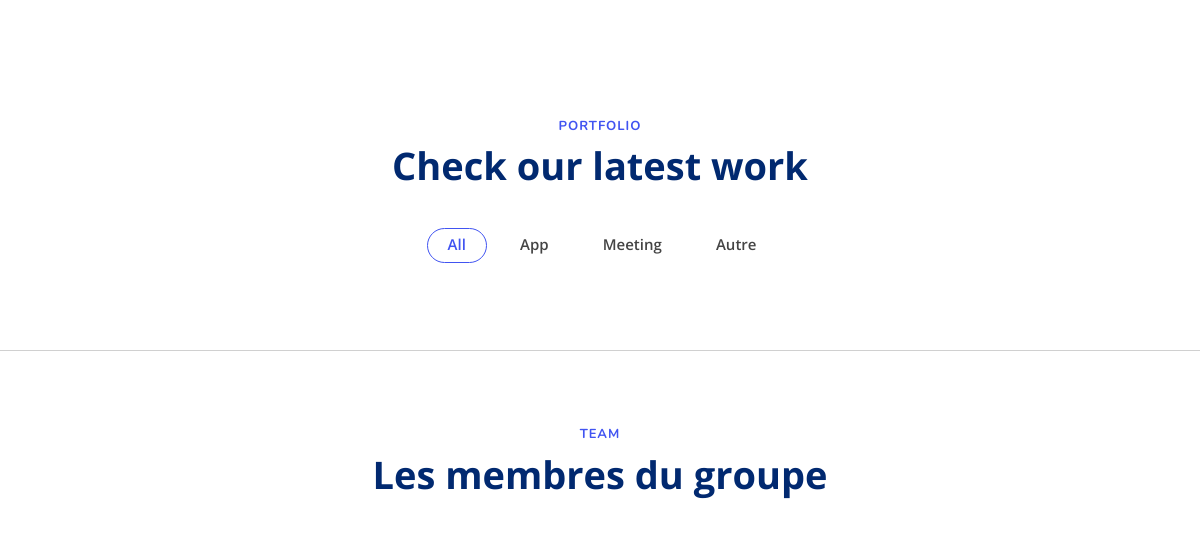
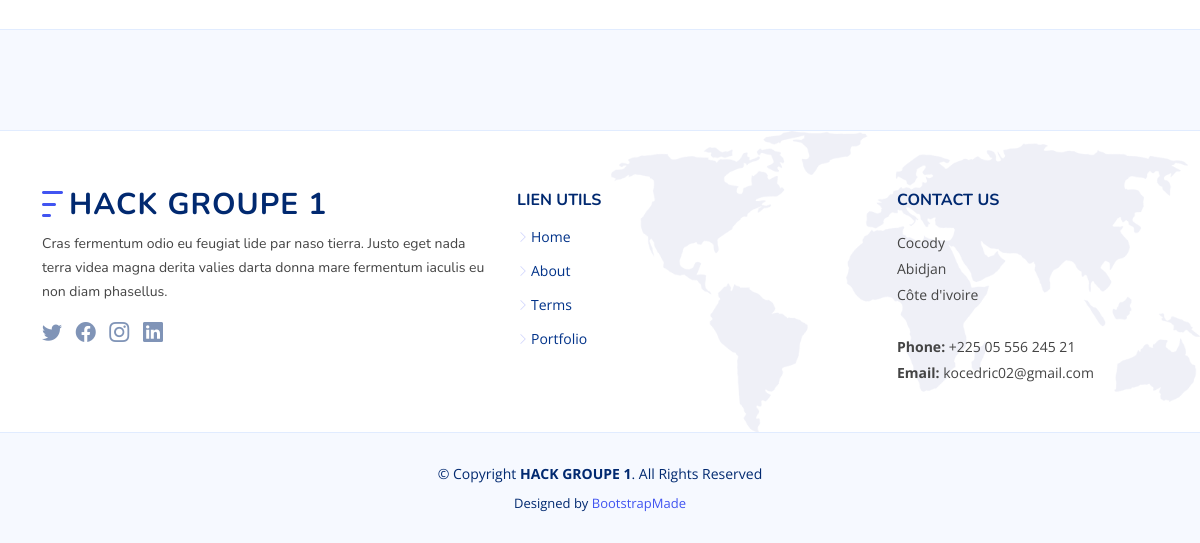
Before: / (lower part) with the older database file (2 pictures, top to bottom).
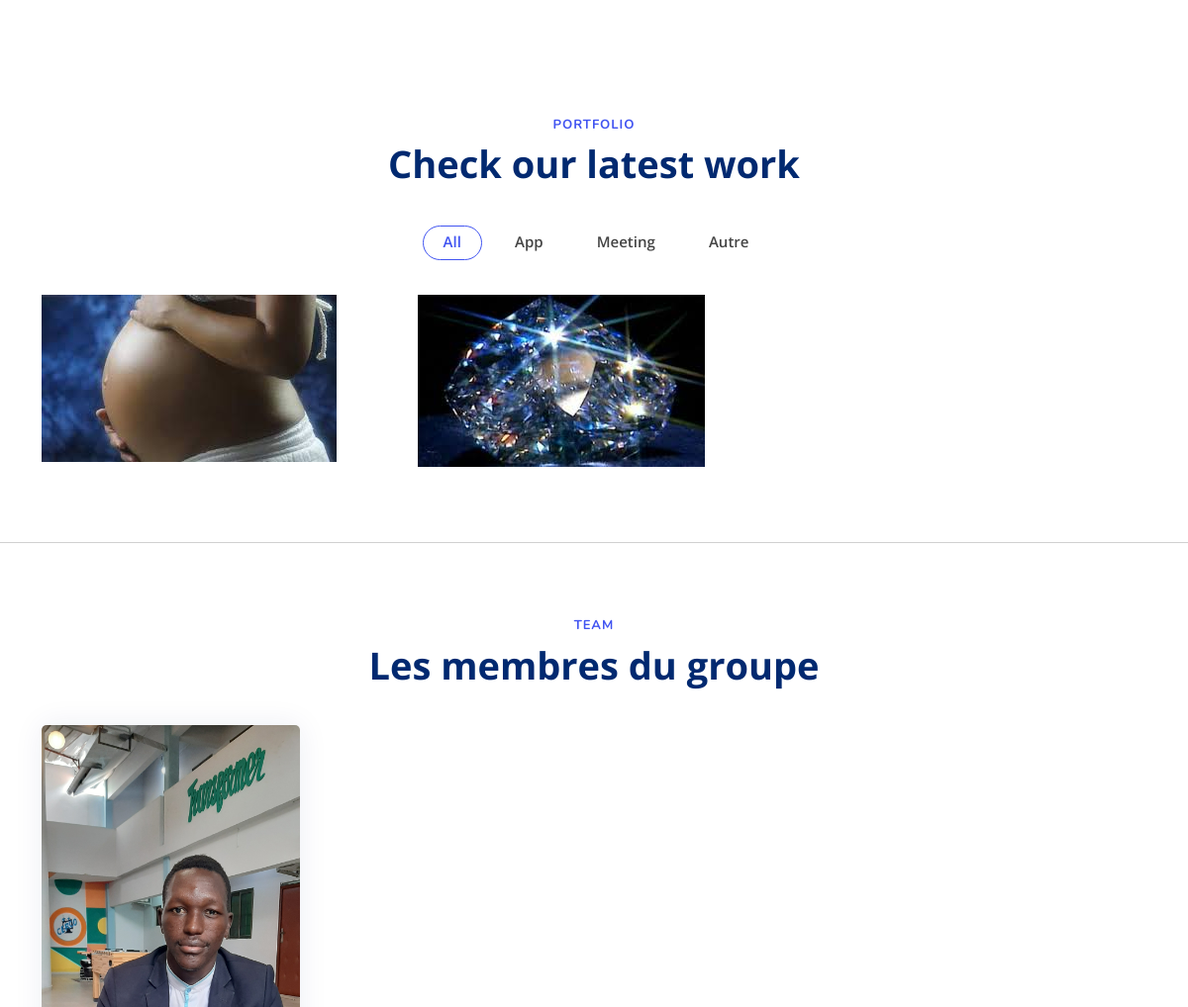
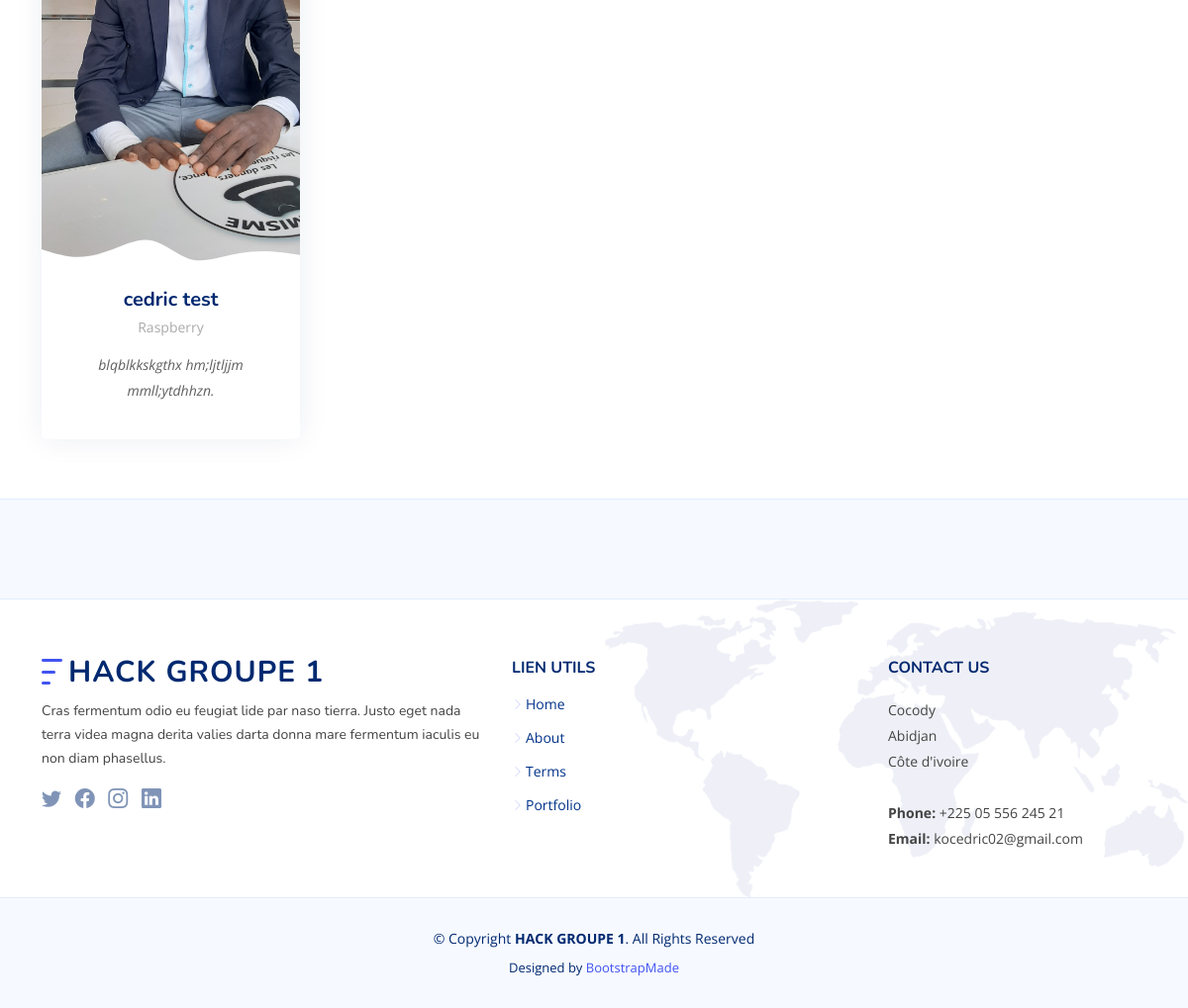
After: the same page with the newer database file (2 pictures, top to bottom).
### main/models.py (models this page shows, shortened)
class Portfolio(models.Model):
	GALERIE = (
	    ('A', 'App'),
	    ('M', 'Meeting'),
	    ('O', 'Autre'),
	)
	galerie = models.CharField(max_length=1, choices=GALERIE)
	title = models.CharField('Titre', max_length=80, unique=True)
	date = models.DateField()
	image = models.ImageField(upload_to='images', null=True, blank=True)
	description = models.TextField(blank=True, null=True)
	class Meta:
	    verbose_name = "Galerie"

class Presentation(models.Model):
	name = models.CharField('Nom', max_length=255, unique=True)
	role = models.CharField(max_length=255, unique=False)
	image = models.ImageField(upload_to='images', null=True, blank=True)
	description = models.TextField(blank=True, null=True)
	twitter_link = models.TextField("Lien vers votre page twitter", null=True, blank=True)
	facebook_link = models.TextField("Lien vers votre page facebook", null=True, blank=True)
	instagram_link = models.TextField("Lien vers votre page instagram", null=True, blank=True)
	linkedin_link = models.TextField("Lien vers votre page linkedin", null=True, blank=True)
	class Meta:
	    verbose_name = "Presentation"

### main/views.py (the view)
# urls.py: path('', views.home, name='home'),
def home(request):
    portfolios = Portfolio.objects.all()
    presentations = Presentation.objects.all()
    context = {'portfolios': portfolios, 'presentations': presentations}
    return render(request, 'main/index.html', context)

### templates/main/index.html (shortened to what this page needs)
{% extends 'base.html' %}
{% block main %}
  <main id="main">
    <section id="faq" class="faq">
    </section>
    <section id="portfolio" class="portfolio">
      <div class="container" data-aos="fade-up">
        <header class="section-header">
          <h2>Portfolio</h2>
          <p>Check our latest work</p>
        </header>
        <div class="row" data-aos="fade-up" data-aos-delay="100">
          <div class="col-lg-12 d-flex justify-content-center">
            <ul id="portfolio-flters">
              <li data-filter="*" class="filter-active">All</li>
              <li data-filter=".filter-app">App</li>
              <li data-filter=".filter-card">Meeting</li>
              <li data-filter=".filter-web">Autre</li>
            </ul>
          </div>
        </div>
        <div class="row gy-4 portfolio-container" data-aos="fade-up" data-aos-delay="200">
          {% for portfolio in portfolios %}
            {% if portfolio.galerie == 'A' %}
              <div class="col-lg-4 col-md-6 portfolio-item filter-app">
            {% elif portfolio.galerie == 'M' %}
              <div class="col-lg-4 col-md-6 portfolio-item filter-card">
            {% else %}
              <div class="col-lg-4 col-md-6 portfolio-item filter-web">
            {% endif %}
            <div class="portfolio-wrap">
              <img src="{{ portfolio.image.url }}" class="img-fluid" alt="">
            </div>
          </div>
          {% endfor %}
      </div>
    </section>
    <hr>
    <section id="team" class="team">
      <div class="container" data-aos="fade-up">
        <header class="section-header">
          <h2>Team</h2>
          <p>Les membres du groupe</p>
        </header>
        <div class="row gy-4">
          {% for presentation in presentations %}
          <div class="col-lg-3 col-md-6 d-flex align-items-stretch" data-aos="fade-up" data-aos-delay="100">
            <div class="member">
              <div class="member-img">
                <img src="{{ presentation.image.url }}" class="img-fluid" alt="">
              </div>
              <div class="member-info">
                <h4>{{ presentation.name }}</h4>
                <span>{{ presentation.role }}</span>
                <p>{{ presentation.description }}.</p>
              </div>
            </div>
          </div>
          {% endfor %}
      </div>
    </section>
  </main>
{% endblock main %}

### templates/base.html (shortened to what this page needs)
<!DOCTYPE html>
<html lang="fr">
{% load static %}
<head>
  <link href="{% static 'assets/vendor/bootstrap/css/bootstrap.min.css' %}" rel="stylesheet">
  <link href="{% static 'assets/vendor/bootstrap-icons/bootstrap-icons.css' %}" rel="stylesheet">
  <link href="{% static 'assets/vendor/aos/aos.css' %}" rel="stylesheet">
  <link href="{% static 'assets/vendor/remixicon/remixicon.css' %}" rel="stylesheet">
  <link href="{% static 'assets/vendor/swiper/swiper-bundle.min.css' %}" rel="stylesheet">
  <link href="{% static 'assets/vendor/glightbox/css/glightbox.min.css' %}" rel="stylesheet">
  <link href="{% static 'assets/css/style.css' %}" rel="stylesheet">
</head>
<body>
{% block main %}
{% endblock main %}
  <footer id="footer" class="footer">
    <div class="footer-newsletter">
    </div>
    <div class="footer-top">
      <div class="container">
        <div class="row gy-4">
          <div class="col-lg-5 col-md-12 footer-info">
            <a href="index.html" class="logo d-flex align-items-center">
              <img src="assets/img/logo.png" alt="">
              <span>HACK GROUPE 1</span>
            </a>
            <p>Cras fermentum odio eu feugiat lide par naso tierra. Justo eget nada terra videa magna derita valies darta donna mare fermentum iaculis eu non diam phasellus.</p>
            <div class="social-links mt-3">
              <a href="#" class="twitter"><i class="bi bi-twitter"></i></a>
              <a href="#" class="facebook"><i class="bi bi-facebook"></i></a>
              <a href="#" class="instagram"><i class="bi bi-instagram bx bxl-instagram"></i></a>
              <a href="#" class="linkedin"><i class="bi bi-linkedin bx bxl-linkedin"></i></a>
            </div>
          </div>
          <div class="col-lg-2 col-6 footer-links">
            <h4>Lien Utils</h4>
            <ul>
              <li><i class="bi bi-chevron-right"></i> <a href="#hero">Home</a></li>
              <li><i class="bi bi-chevron-right"></i> <a href="#about">About</a></li>
              <li><i class="bi bi-chevron-right"></i> <a href="#team">Terms</a></li>
              <li><i class="bi bi-chevron-right"></i> <a href="#portfolio">Portfolio</a></li>
            </ul>
          </div>
          <div class="col-lg-2 col-6 footer-links">
          </div>
          <div class="col-lg-3 col-md-12 footer-contact text-center text-md-start">
            <h4>Contact Us</h4>
            <p>
              Cocody <br>
              Abidjan<br>
              Côte d'ivoire <br><br>
              <strong>Phone:</strong> +225 05 556 245 21<br>
              <strong>Email:</strong> kocedric02@gmail.com<br>
            </p>
          </div>
        </div>
      </div>
    </div>
    <div class="container">
      <div class="copyright">
        &copy; Copyright <strong><span>HACK GROUPE 1</span></strong>. All Rights Reserved
      </div>
      <div class="credits">
        Designed by <a href="https://bootstrapmade.com/">BootstrapMade</a>
      </div>
    </div>
  </footer>
</body>
</html>

### static/assets/css/style.css (style rules this page uses)
:root { scroll-behavior: smooth; }
body { font-family: "Open Sans", sans-serif; color: #444444; }
a { color: #4154f1; text-decoration: none; }
h1, h2, h3, h4, h5, h6 { font-family: "Nunito", sans-serif; }
section { padding: 60px 0; overflow: hidden; }
.section-header { text-align: center; padding-bottom: 40px; }
.section-header h2 { font-size: 13px; letter-spacing: 1px; font-weight: 700; margin: 0; color: #4154f1; text-transform: uppercase; }
.section-header p { margin: 10px 0 0 0; padding: 0; font-size: 38px; line-height: 42px; font-weight: 700; color: #012970; }
.portfolio #portfolio-flters { padding: 0; margin: 0 auto 25px auto; list-style: none; text-align: center; background: white; border-radius: 50px; padding: 2px 15px; }
.portfolio #portfolio-flters li { cursor: pointer; display: inline-block; padding: 8px 20px 10px 20px; font-size: 15px; font-weight: 600; line-height: 1; color: #444444; margin: 0 4px 8px 4px; transition: 0.3s; border-radius: 50px; border: 1px solid #fff; }
.portfolio #portfolio-flters li:hover, .portfolio #portfolio-flters li.filter-active { color: #4154f1; border-color: #4154f1; }
.portfolio #portfolio-flters li:last-child { margin-right: 0; }
.portfolio .portfolio-wrap { transition: 0.3s; position: relative; overflow: hidden; z-index: 1; background: rgba(255, 255, 255, 0.75); }
.portfolio .portfolio-wrap::before { content: ""; background: rgba(255, 255, 255, 0.75); position: absolute; left: 30px; right: 30px; top: 30px; bottom: 30px; transition: all ease-in-out 0.3s; z-index: 2; opacity: 0; }
.portfolio .portfolio-wrap img { transition: 1s; }
.team { background: #fff; padding: 60px 0; }
.team .member { overflow: hidden; text-align: center; border-radius: 5px; background: #fff; box-shadow: 0px 0 30px rgba(1, 41, 112, 0.08); transition: 0.3s; }
.team .member .member-img { position: relative; overflow: hidden; }
.team .member .member-img:after { position: absolute; content: ""; left: 0; bottom: 0; height: 100%; width: 100%; background: url(../img/team-shape.svg) no-repeat center bottom; background-size: contain; z-index: 1; }
.team .member .member-info { padding: 10px 15px 20px 15px; }
.team .member .member-info h4 { font-weight: 700; margin-bottom: 5px; font-size: 20px; color: #012970; }
.team .member .member-info span { display: block; font-size: 14px; font-weight: 400; color: #aaaaaa; }
.team .member .member-info p { font-style: italic; font-size: 14px; padding-top: 15px; line-height: 26px; color: #5e5e5e; }
.footer { background: #f6f9ff; padding: 0 0 30px 0; font-size: 14px; }
.footer .footer-newsletter { padding: 50px 0; background: #f6f9ff; border-top: 1px solid #e1ecff; }
.footer .footer-top { background: white url(../img/footer-bg.png) no-repeat right top; background-size: contain; border-top: 1px solid #e1ecff; border-bottom: 1px solid #e1ecff; padding: 60px 0 30px 0; }
.footer .footer-top .footer-info { margin-bottom: 30px; }
.footer .footer-top .footer-info .logo { line-height: 0; margin-bottom: 15px; }
.footer .footer-top .footer-info .logo img { max-height: 40px; margin-right: 6px; }
.footer .footer-top .footer-info .logo span { font-size: 30px; font-weight: 700; letter-spacing: 1px; color: #012970; font-family: "Nunito", sans-serif; margin-top: 3px; }
.footer .footer-top .footer-info p { font-size: 14px; line-height: 24px; margin-bottom: 0; font-family: "Nunito", sans-serif; }
.footer .footer-top .social-links a { font-size: 20px; display: inline-block; color: rgba(1, 41, 112, 0.5); line-height: 0; margin-right: 10px; transition: 0.3s; }
.footer .footer-top h4 { font-size: 16px; font-weight: bold; color: #012970; text-transform: uppercase; position: relative; padding-bottom: 12px; }
.footer .footer-top .footer-links { margin-bottom: 30px; }
.footer .footer-top .footer-links ul { list-style: none; padding: 0; margin: 0; }
.footer .footer-top .footer-links ul i { padding-right: 2px; color: #d0d4fc; font-size: 12px; line-height: 0; }
.footer .footer-top .footer-links ul li { padding: 10px 0; display: flex; align-items: center; }
.footer .footer-top .footer-links ul li:first-child { padding-top: 0; }
.footer .footer-top .footer-links ul a { color: #013289; transition: 0.3s; display: inline-block; line-height: 1; }
.footer .footer-top .footer-contact p { line-height: 26px; }
.footer .copyright { text-align: center; padding-top: 30px; color: #012970; }
.footer .credits { padding-top: 10px; text-align: center; font-size: 13px; color: #012970; }

Changed rows visible on the page:
added Portfolio: image (picture)
added Portfolio: image (picture)
added Presentation: image (picture), name "cedric test", role "Raspberry", description "blqblkkskgthx hm;ljtljjm mmll;ytdhhzn"
